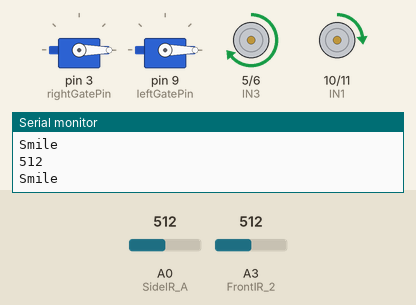
This program was run on a simulated Arduino Uno, built with avr-gcc and run on an emulated ATmega328P. Shown: 2 × servo, motor-driver pin pairs drawn as motors (green arrow = first pin HIGH = forward, orange = second pin HIGH = backward, longer = more drive), the last lines printed to the serial monitor. The inputs (shaded band) are chosen by the test bench; at power-on: A3 (FrontIR_2) = 512, A0 (SideIR_A) = 512.

Above: at 1.7 s.
1.8 s: A3 (FrontIR_2) set to 786
3.3 s: A3 (FrontIR_2) set to 810
At 5.7 s:
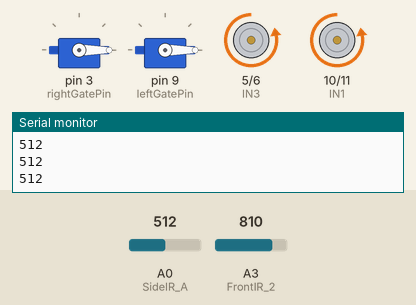
6.3 s: A3 (FrontIR_2) set to 790
At 9.0 s:
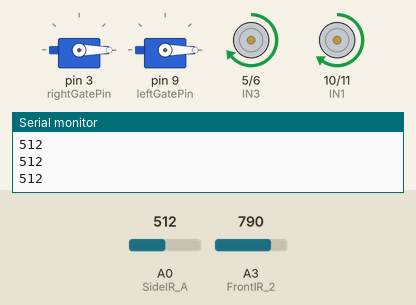
9.3 s: A3 (FrontIR_2) set to 900
At 12.9 s:
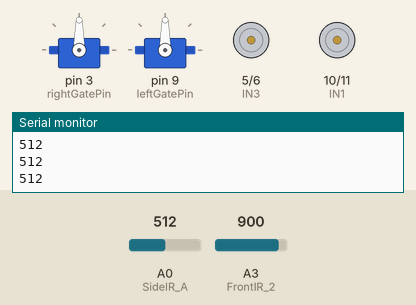
Timing chart, 0 to 13.3 s (numbered marks = the images above; inputs shaded):
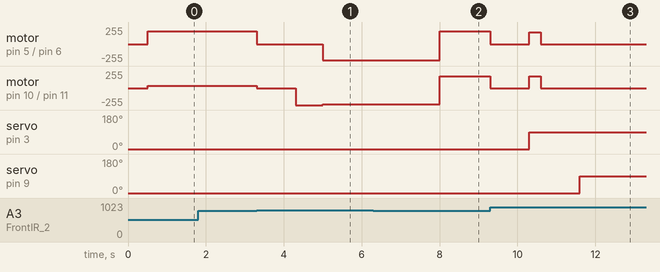

The program:

main.cpp
```cpp
#include <TimerInterrupt.h>
#include "main.h"
// #include <PID_v1.h>

extern int rightGatePin;
extern int leftGatePin;
extern int flag;
extern int spd;


void setup()
{
  Serial.begin(9600);
  pinMode(6,OUTPUT);      // Arduino for the L298N logic control
  pinMode(5,OUTPUT);
  pinMode(11,OUTPUT);
  pinMode(10,OUTPUT);

  pinMode(3,OUTPUT);
  pinMode(9,OUTPUT);

 rightGate.attach(rightGatePin);
 rightGate.write(0);
 leftGate.attach(leftGatePin);
 leftGate.write(0);
  delay(500);
  flag = 0;
  // // // Left();
  // Left();
  Left();

}

/* --------------------------------- Servo Motor Testing ---------------------------- */

// void timeHandler(void) {
//   rotationAngle = map(analogRead(A0), (double)0, (double)1023, 0, 180);
//   frontGate.write(rotationAngle);
// }

// void setup() {
//   Serial.begin(9600);
//   rightGate.attach(rightGatePin);
//   rightGate.write(0);
//   leftGate.attach(leftGatePin);
//   leftGate.write(0);
//   // ITimer2.attachInterrupt(10, timeHandler);
// }

// void loop() {
//   delay(1000);
//   rightGate.write(90);
//   delay(1000);
//   leftGate.write(90);
//   delay(1000);
//   rightGate.write(0);
//   leftGate.write(0);
// }


/* -------------------------------IR Sensor Testing--------------------------------- */

// void setup() {
//   Serial.begin(9600);
// }

// void loop() {
//   // Serial.print(analogRead(A0));
//   // Serial.print(", ");
//   // Serial.println(analogRead(A1));
//   Serial.println(analogRead(A3));
// }

/* -------------------------------Locomotion, Tracking Testing--------------------------------- */

/* (test for simple locomotion function)
void loop() {
//  count++;
//   if(count>500){
//     if(Serial.available())
//     {
//       input = Serial.read();
//       Serial.println(input);
//       count = 0;
//     }

//     if (input == 'f'){
//       Serial.println("forward");
//       Forward();
//     }
//     else if (input == 'b'){
//       Serial.println("backward");
//       Back();
//     }
//     else if (input == 'r'){
//       Serial.println("right");
//       Right();
//     }
//     else if (input == 'l'){
//       Serial.println("left");
//       Left();
//     }
//     else if (input == 's'){
//       Serial.println("stop");
//       Stop();
//     }
//   }
    Forward();
    Back();
    delay(timer);
    Stop();
    delay(timer);
    Left();
    delay(timer);
    Right();
    delay(timer);
    Stop();
    delay(timer);
}
*/

/* (black line detected -> turn)
void loop() {
  Forward();
  if(analogRead(A0)<100 && analogRead(A1)<100) {
    Stop();
    delay(timer);
    Left();
    delay(timer*2);
    Stop();
    delay(timer*10);
  }
}
*/

/* (spinning)
void loop() {
    CWSpin();
    delay(timer*2);
    Stop();
    delay(timer);
    CCWSpin();
    delay(timer*2);
    Stop();
    delay(timer);
}
*/

/* (line tracking when "BACKING OFF". For this part, comment out the setup() before)
void setup() {
  Serial.begin(9600);
  pinMode(6,OUTPUT);
  pinMode(5,OUTPUT);
  pinMode(11,OUTPUT);
  pinMode(10,OUTPUT);
  analogWrite(IN1, 0);
  analogWrite(IN2, 0.3*spd);
  analogWrite(IN3, 0);
  analogWrite(IN4, spd);
  }
void loop() {
  if(analogRead(A0) > 900) {
    analogWrite(IN1, 0);
    analogWrite(IN2, 0.3*spd);
    analogWrite(IN3, 0);
    analogWrite(IN4, spd);
  }
  if(analogRead(A0) < 100) {
    analogWrite(IN1, 0);
    analogWrite(IN2, spd);
    analogWrite(IN3, 0);
    analogWrite(IN4, 0.3*spd);
  }
}
*/

/* -------------------------------- Line Tracking (Forward) --------------------------- */
void loop() {
  // analogWrite(10,spd);
  // Serial.println(analogRead(A3));
  // Serial.print(", ");
  // Serial.println(analogRead(A0));


  if(analogRead(FrontIR_2) < 700 && flag == 0){
    lineTracking_F();
    Serial.println("Smile");
  }
  if(analogRead(FrontIR_2) > 800 && flag == 0){
    Stop();
    delay(1000);
    Right_back();
    delay(700);
    flag = 1;
    Back(1.4*spd);
    delay(3000);
    Forward(spd);
    delay(500);
    // Left_slow();
  }
  Serial.println(analogRead(SideIR_A));
  if(analogRead(FrontIR_2) < 700 && flag == 1){
    lineTracking_F();
  }
  if(analogRead(FrontIR_2) > 800 && flag == 1) {
    Stop();
    delay(1000);
    rightGate.write(90);
    flag = 2;
    Forward(spd);
    delay(300);
    lineTracking_F();
  }
  if(analogRead(FrontIR_2) < 700 && flag == 2){
    lineTracking_F();
  }
  if(analogRead(FrontIR_2) > 800 && flag == 2) {
    Stop();
    delay(1000);
    leftGate.write(90);
    flag = 3;
    delay(1000);
    Stop();
  }
}
```

functions.cpp
```cpp
 #include "main.h"

Servo rightGate;
Servo leftGate;


int rightGatePin = 3;
int leftGatePin = 9;
double rotationAngle;
int blackTH = 450;
int whiteTH = 300;


int spd = 175;               // Set the value of speed. Range: 0~255
int timer = 1000;            // Define a timer
int count;
char input;

int flag;


void Forward(int speed)           //車子前進子程式
{
  analogWrite(IN1, speed);
  analogWrite(IN2, 0);
  analogWrite(IN3, speed);
  analogWrite(IN4, 0);
}


void Back(int speed)              //車子後退子程式
{
  analogWrite(IN1, 0);
  analogWrite(IN2, speed);
  analogWrite(IN3, 0);
  analogWrite(IN4, speed);
}


void Stop(void)              //車子停止子程式
{
  analogWrite(IN1, 0);
  analogWrite(IN2, 0);
  analogWrite(IN3, 0);
  analogWrite(IN4, 0);
}

void Left(void)              //車子左轉子程式
{
  analogWrite(IN1, spd);
  analogWrite(IN2, 0);
  analogWrite(IN3, 0);
  analogWrite(IN4, 0);
}

void Right(void)             //車子右轉子程式
{
  analogWrite(IN1, 0);
  analogWrite(IN2, 0);
  analogWrite(IN3, spd);
  analogWrite(IN4, 0);
}

void Left_slow(void)              //車子左轉子程式
{
  analogWrite(IN1, 0.5*spd);
  analogWrite(IN2, 0);
  analogWrite(IN3, 0.3*spd);
  analogWrite(IN4, 0);
}

void Right_back(void)             //車子右轉子程式
{
  analogWrite(IN1, 0);
  analogWrite(IN2, 255);
  analogWrite(IN3, 0);
  analogWrite(IN4, 0);
}

void CWSpin(void)
{
  analogWrite(IN1, spd);
  analogWrite(IN2, 0);
  analogWrite(IN3, 0);
  analogWrite(IN4, spd);
}

void CCWSpin(void)
{
  analogWrite(IN1, 0);
  analogWrite(IN2, spd);
  analogWrite(IN3, spd);
  analogWrite(IN4, 0);
}

void lineTracking_F(void) {
  if(analogRead(SideIR_A) > blackTH) {
    analogWrite(IN1, 0.2*spd);
    analogWrite(IN2, 0);
    analogWrite(IN3, 1.1*spd);
    analogWrite(IN4, 0);
  }
  if(analogRead(SideIR_A) < whiteTH) {
    analogWrite(IN1, 0.8*spd);
    analogWrite(IN2, 0);
    analogWrite(IN3, 0.5*spd);
    analogWrite(IN4, 0);
  }
}

void lineTracking_B(void) {
  if(analogRead(SideIR_B) > blackTH) {
    analogWrite(IN1, 0);
    analogWrite(IN2, spd);
    analogWrite(IN3, 0);
    analogWrite(IN4, 0.3*spd);
  }
  if(analogRead(SideIR_B) < whiteTH) {
    analogWrite(IN1, 0);
    analogWrite(IN2, 0.7*spd);
    analogWrite(IN3, 0);
    analogWrite(IN4, spd);
  }
}
```

main.h
```cpp
#include <Servo.h>
#include <Arduino.h>
#define USE_TIMER_2 true

extern Servo rightGate;
extern Servo leftGate;

#define IN1 10          //L298N IN1 pin connecting to Arduino pin 10
#define IN2 11          //L298N IN2 pin connecting to Arduino pin 11
#define IN3 5           //L298N IN3 pin connecting to Arduino pin 5
#define IN4 6           //L298N IN4 pin connecting to Arduino pin 6

#define SideIR_A A0
#define SideIR_B A1
#define FrontIR_1 A2
#define FrontIR_2 A3
#define FrontIR_3 A4

void Forward(int speed);     //slow speed will be 0.5*speed      //車子前進子程式
void Back(int speed);              //車子後退子程式
void Stop(void);              //車子停止子程式
void Left(void);             //車子左轉子程式
void Right(void);             //車子右轉子程式
void Left_slow(void);             //I can get rid of this
void Right_back(void);             //車子右轉子程式
void CWSpin(void);
void CCWSpin(void);
void lineTracking_F(void);
void lineTracking_B(void);
```

Measured:
- the behaviour switches between 800 and 801 on A3 (FrontIR_2) (found by bisection; images 0 and 1)
- after the input at 3.3 s, motor on pin 5 (IN3) / pin 6 (IN4): forward 192/255 → stopped at once, → backward 245/255 1.7 s later; motor on pin 10 (IN1) / pin 11 (IN2): forward 35/255 → stopped at once, → backward 255/255 1.0 s later, → backward 245/255 0.70 s later
- after the input at 6.3 s, motor on pin 5 (IN3) / pin 6 (IN4): goes on until 8.0 s, then stays forward 192/255; motor on pin 10 (IN1) / pin 11 (IN2): goes on until 8.0 s, then stays forward 175/255
- after the input at 9.3 s, motor on pin 5 (IN3) / pin 6 (IN4): forward 192/255 → stopped at once, → forward 175/255 1.0 s later, → stopped 0.30 s later; motor on pin 10 (IN1) / pin 11 (IN2): forward 175/255 → stopped at once, → forward 175/255 1.0 s later, → stopped 0.30 s later
